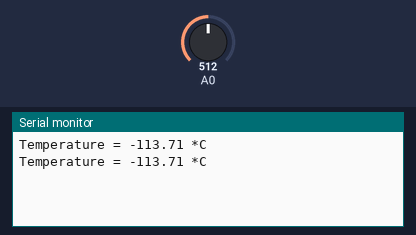
Bench run of a program on a simulated Arduino Uno, built with avr-gcc and run on an emulated ATmega328P. On the bench: the last lines printed to the serial monitor. The inputs (shaded band) are chosen by the test bench; at power-on: A0 = 512.

Above: at 1.8 s.
1.9 s: A0 set to 716
At 2.6 s:
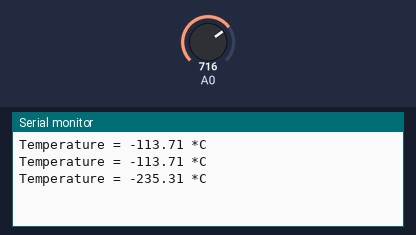
3.4 s: A0 set to 900
At 4.8 s:
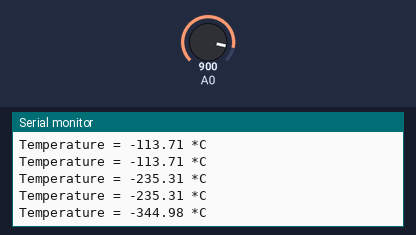
Timing chart, 0 to 6.4 s (numbered marks = the images above; inputs shaded):
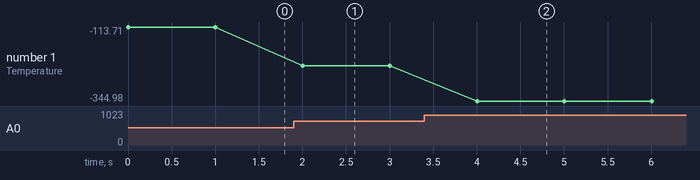

The program:

main.cpp
```cpp
#include <Arduino.h>

/*
void setup() {
  Serial.begin(9600);
}

void loop() {
  int analogInput = analogRead(A0);
  float voltage  = analogInput * (5.0 / 1023.0);
  float angle = map(analogInput, 0, 1023, 0, 270);

  Serial.print("Voltage: ");
  Serial.println(voltage);
  Serial.println(" V");

  Serial.println("Angle: ");

  Serial.println(angle);
  Serial.println(" degree\n #####");


  delay(1000);
}

*/
void setup()
{
  Serial.begin(9600);

}

void loop()
{
  float input = analogRead(A0) * (5.0 / 1023);


  float temperature = (30 + (((1.324)-input)/0.0082));

  Serial.print("Temperature = ");
  Serial.print(temperature);
  Serial.println(" *C");

  delay(1000);
}
```

Measured:
- after the input at 1.9 s, the serial monitor: prints a new line after 0.10 s (image 1)
- after the input at 3.4 s, the serial monitor: prints a new line after 0.60 s (image 2)
- plotted number 1: -113.71 → -235.31 after the input at 1.9 s, -235.31 → -344.98 after the input at 3.4 s
